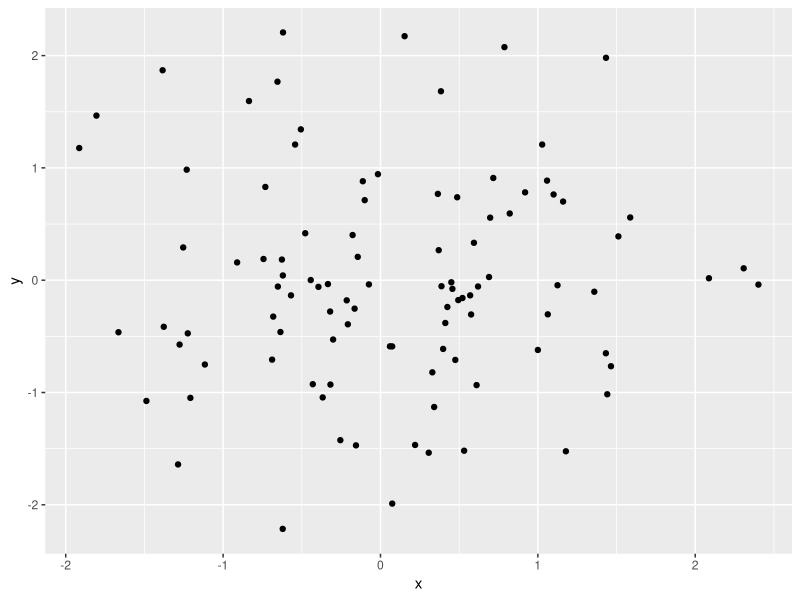
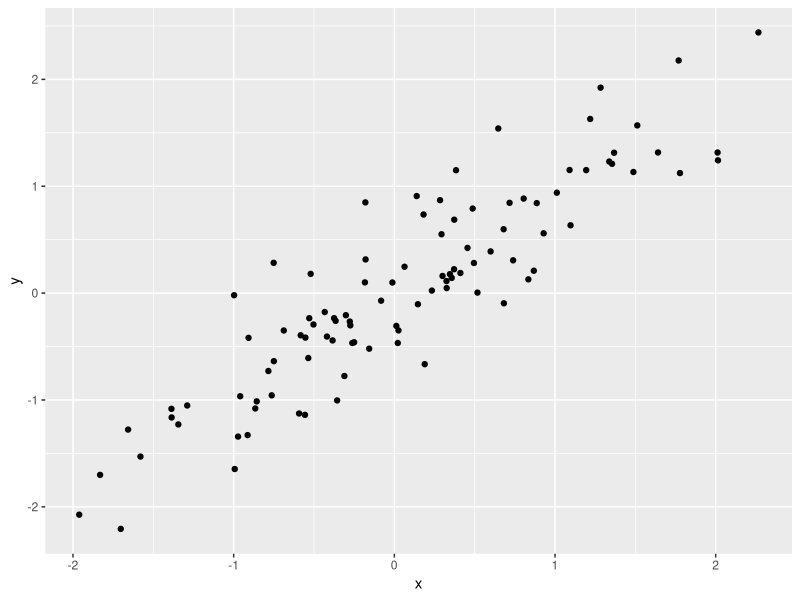
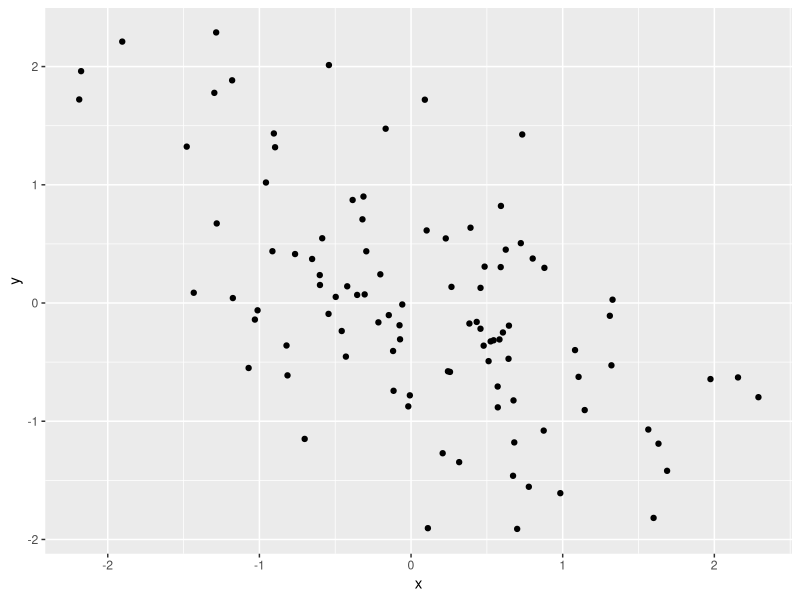
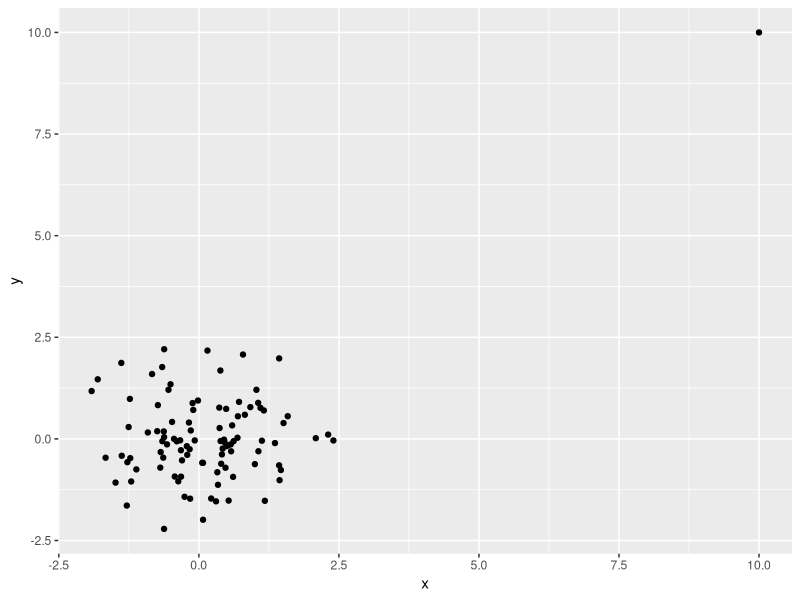
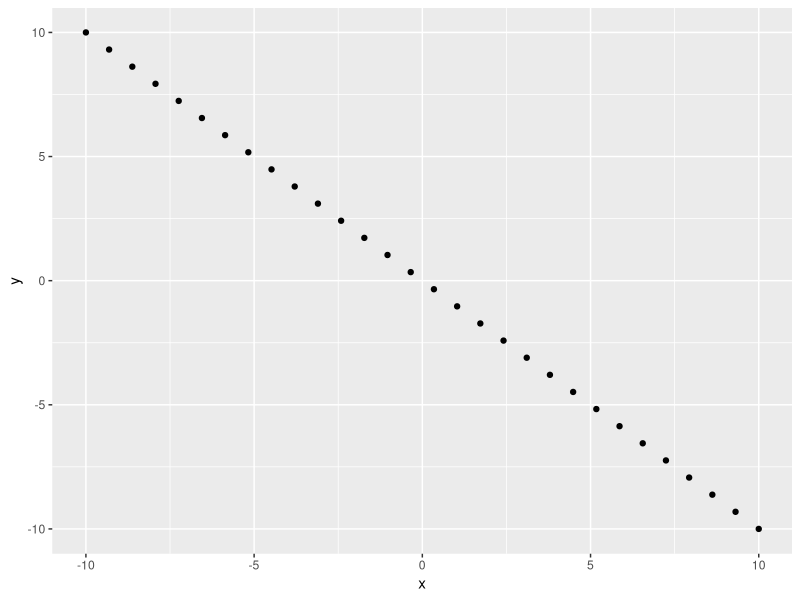
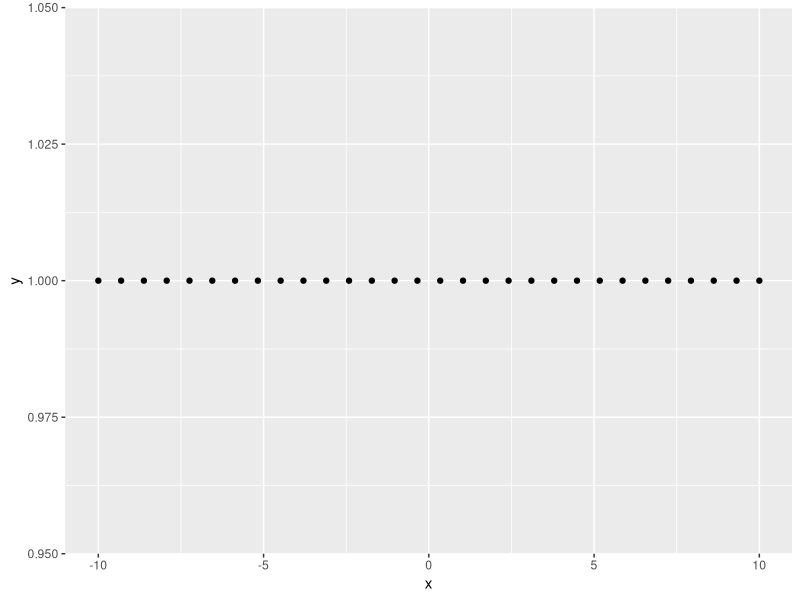
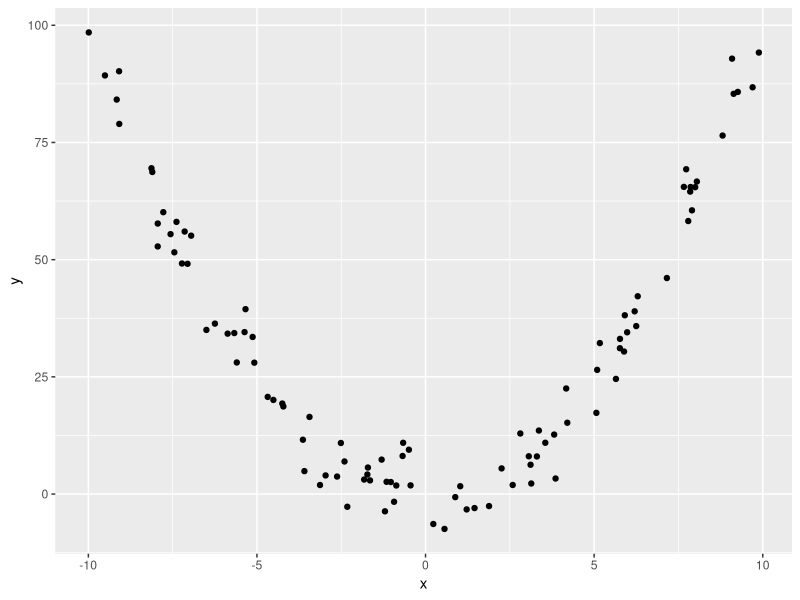
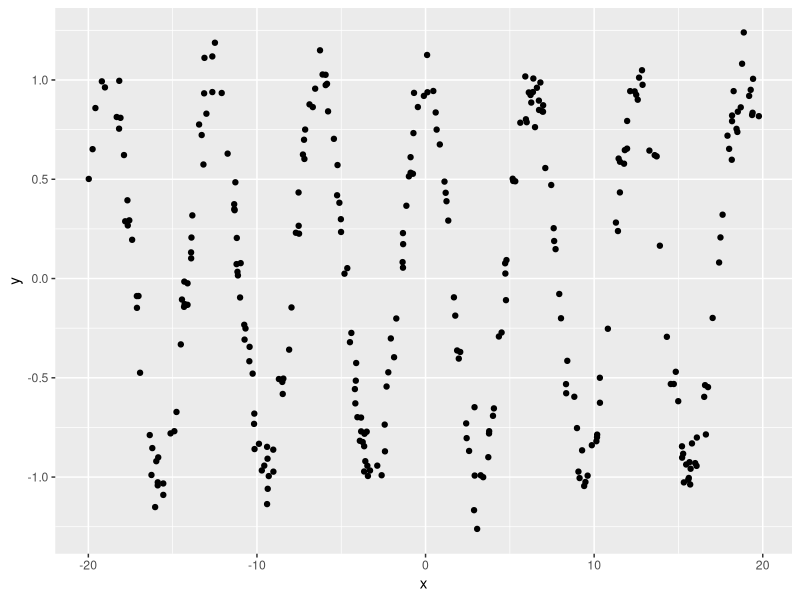

Source code (R) for these figures, in order:
## ---- chunk 1
knitr::opts_chunk$set(echo = FALSE)
require(ggplot2)
require(dplyr)
require(tidyr)
require(mvtnorm)
## ---- chunk 2
set.seed(1)

n <- 100
mu <- c(0, 0)
sigma <- matrix(
  c(1, 0,
    0, 1),
  nrow = 2)
temp <- rmvnorm(n, mean = mu, sigma = sigma)
example <- data.frame(
  x = temp[, 1],
  y = temp[, 2]
)
## ---- chunk 3
ggplot(data = example, mapping = aes(x = x, y = y)) +
  geom_point()
## ---- chunk 4
example %>%
  cor()
## ---- chunk 5
set.seed(1)

n <- 100
mu <- c(0, 0)
sigma <- matrix(
  c(1, 0.9,
    0.9, 1),
  nrow = 2)
temp <- rmvnorm(n, mean = mu, sigma = sigma)
example <- data.frame(
  x = temp[, 1],
  y = temp[, 2]
)
## ---- chunk 6
ggplot(data = example, mapping = aes(x = x, y = y)) +
  geom_point()
## ---- chunk 7
example %>%
  cor()
## ---- chunk 8
set.seed(1)

n <- 100
mu <- c(0, 0)
sigma <- matrix(
  c(1, -0.6,
    -0.6, 1),
  nrow = 2)
temp <- rmvnorm(n, mean = mu, sigma = sigma)
example <- data.frame(
  x = temp[, 1],
  y = temp[, 2]
)
## ---- chunk 9
ggplot(data = example, mapping = aes(x = x, y = y)) +
  geom_point()
## ---- chunk 10
example %>%
  cor()
## ---- chunk 11
set.seed(1)

n <- 100
mu <- c(0, 0)
sigma <- matrix(
  c(1, 0,
    0, 1),
  nrow = 2)
temp <- rmvnorm(n, mean = mu, sigma = sigma)
temp <- rbind(temp, matrix(c(10, 10), nrow = 1))

example <- data.frame(
  x = temp[, 1],
  y = temp[, 2]
)
## ---- chunk 12
ggplot(data = example, mapping = aes(x = x, y = y)) +
  geom_point()
## ---- chunk 13
example %>%
  cor()
## ---- chunk 14
set.seed(1)

n <- 30
example <- data.frame(
  x = seq(from = -10, to = 10, length = n),
  y = seq(from = 10, to = -10, length = n)
)
## ---- chunk 15
ggplot(data = example, mapping = aes(x = x, y = y)) +
  geom_point()
## ---- chunk 16
example %>%
  cor()
## ---- chunk 17
set.seed(1)

n <- 30
example <- data.frame(
  x = seq(from = -10, to = 10, length = n),
  y = rep(1, n)
)
## ---- chunk 18
ggplot(data = example, mapping = aes(x = x, y = y)) +
  geom_point()
## ---- chunk 19
example %>%
  cor()
## ---- chunk 20
set.seed(123)

n <- 100
example <- data.frame(
  x = runif(n, -10, 10)
)
example$y <- example$x^2 + rnorm(n, mean = 0, sd = 5)
## ---- chunk 21
ggplot(data = example, mapping = aes(x = x, y = y)) +
  geom_point()
## ---- chunk 22
example %>%
  cor()
## ---- chunk 23
set.seed(123)

n <- 300
example <- data.frame(
  x = runif(n, -20, 20)
)
example$y <- cos(example$x) + rnorm(n, 0, 0.1)
## ---- chunk 24
ggplot(data = example, mapping = aes(x = x, y = y)) +
  geom_point()
## ---- chunk 25
example %>%
  cor()
## ---- chunk 26
set.seed(123)

n <- 100
example <- data.frame(
  x = runif(n, 0, 3)
)
example$y <- exp(example$x) + rnorm(n, 0, 0.1)
## ---- chunk 27
ggplot(data = example, mapping = aes(x = x, y = y)) +
  geom_point()
## ---- chunk 28
example %>%
  cor()
